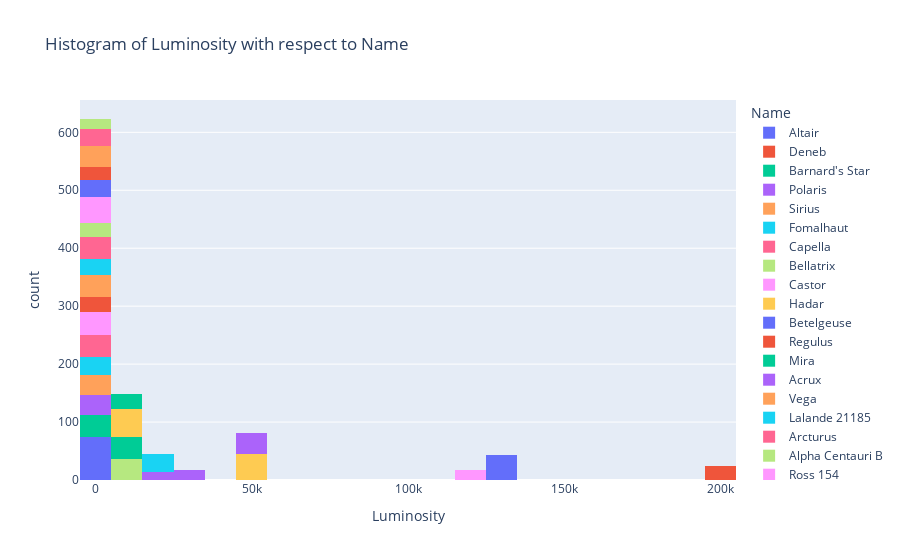

This figure's notebook cell:
### Code cell
# lets try the same plot using plotly:

fig = plt.figure(figsize=(12, 8))
fig = px.histogram(df, x='Luminosity', color='Name', title='Histogram of Luminosity with respect to Name')
fig.show()

### Figure 1 — Plotly figure (JSON) as saved in the notebook; plotly's stock layout.template omitted (floating-point values rounded to 4 significant figures)
{"data": [{"alignmentgroup": "True", "bingroup": "x", "hovertemplate": "Name=Altair<br>Luminosity=%{x}<br>count=%{y}<extra></extra>", "legendgroup": "Altair", "marker": {"color": "#636efa", "pattern": {"shape": ""}}, "name": "Altair", "offsetgroup": "Altair", "orientation": "v", "showlegend": true, "type": "histogram", "x": [9.979, 10.46, 8.978, 10.65, 15.51, 7.002, 7.968, 14.59, 7.454, 13.98, 5.933, 11.92, 9.42, 5.905, 13.82, 7.66, 14.25, 9.449, 6.617, 13.69, 12.7, 10.12, 7.519, 6.047, 5.998, 7.755, 11.11, 13.94, 9.796, 10.78, 11.62, 10.48, 10.05, 10.99, 7.298, 9.844, 12.1, 13.8, 12.64, 10.38, 13.77, 7.079, 11.2, 14.96, 12.88, 10.0, 8.306, 13.85, 8.864, 12.34, 9.748, 5.863, 11.68, 8.298, 13.66, 10.1, 7.395, 7.835, 14.7, 6.885, 7.949, 14.39, 14.71, 8.345, 12.4, 11.6, 5.689, 12.85, 9.554, 15.01, 6.976, 10.39, 5.998, 11.78], "xaxis": "x", "yaxis": "y"}, {"alignmentgroup": "True", "bingroup": "x", "hovertemplate": "Name=Deneb<br>Luminosity=%{x}<br>count=%{y}<extra></extra>", "legendgroup": "Deneb", "marker": {"color": "#EF553B", "pattern": {"shape": ""}}, "name": "Deneb", "offsetgroup": "Deneb", "orientation": "v", "showlegend": true, "type": "histogram", "x": [196000.0, 196000.0, 196000.0, 196000.0, 196000.0, 196000.0, 196000.0, 196000.0, 196000.0, 196000.0, 196000.0, 196000.0, 196000.0, 196000.0, 196000.0, 196000.0, 196000.0, 196000.0, 196000.0, 196000.0, 196000.0, 196000.0, 196000.0, 196000.0, 196000.0], "xaxis": "x", "yaxis": "y"}, {"alignmentgroup": "True", "bingroup": "x", "hovertemplate": "Name=Barnard's Star<br>Luminosity=%{x}<br>count=%{y}<extra></extra>", "legendgroup": "Barnard's Star", "marker": {"color": "#00cc96", "pattern": {"shape": ""}}, "name": "Barnard's Star", "offsetgroup": "Barnard's Star", "orientation": "v", "showlegend": true, "type": "histogram", "x": [4.894, -1.496, -4.613, 3.922, -3.459, -0.6906, -3.33, -4.203, -1.948, -1.426, 2.785, 3.102, 0.5783, 3.63, -2.107, -4.383, 4.34, 4.262, -2.187, -1.241, 3.219, -0.9685, 1.225, -0.1239, -1.284, 0.5526, -2.246, 3.444, -3.211, 1.517, -0.6037, -4.366, 4.493, -4.631, 2.206, 4.957, 3.776, -3.172], "xaxis": "x", "yaxis": "y"}, {"alignmentgroup": "True", "bingroup": "x", "hovertemplate": "Name=Polaris<br>Luminosity=%{x}<br>count=%{y}<extra></extra>", "legendgroup": "Polaris", "marker": {"color": "#ab63fa", "pattern": {"shape": ""}}, "name": "Polaris", "offsetgroup": "Polaris", "orientation": "v", "showlegend": true, "type": "histogram", "x": [2196.0, 2197.0, 2203.0, 2201.0, 2197.0, 2203.0, 2195.0, 2197.0, 2202.0, 2203.0, 2203.0, 2203.0, 2198.0, 2204.0, 2199.0, 2201.0, 2202.0, 2204.0, 2205.0, 2196.0, 2205.0, 2198.0, 2200.0, 2195.0, 2195.0, 2196.0, 2199.0, 2195.0, 2202.0, 2204.0, 2202.0, 2202.0, 2198.0, 2204.0, 2202.0], "xaxis": "x", "yaxis": "y"}, {"alignmentgroup": "True", "bingroup": "x", "hovertemplate": "Name=Sirius<br>Luminosity=%{x}<br>count=%{y}<extra></extra>", "legendgroup": "Sirius", "marker": {"color": "#FFA15A", "pattern": {"shape": ""}}, "name": "Sirius", "offsetgroup": "Sirius", "orientation": "v", "showlegend": true, "type": "histogram", "x": [25.63, 27.61, 29.69, 30.36, 23.02, 25.32, 28.77, 24.46, 27.88, 29.62, 26.25, 23.57, 25.38, 29.16, 20.85, 27.27, 23.41, 28.43, 28.84, 21.29, 27.29, 21.84, 29.99, 22.57, 26.46, 29.62, 23.78, 29.62, 23.05, 21.89, 21.66, 23.94, 28.37, 24.17], "xaxis": "x", "yaxis": "y"}, {"alignmentgroup": "True", "bingroup": "x", "hovertemplate": "Name=Fomalhaut<br>Luminosity=%{x}<br>count=%{y}<extra></extra>", "legendgroup": "Fomalhaut", "marker": {"color": "#19d3f3", "pattern": {"shape": ""}}, "name": "Fomalhaut", "offsetgroup": "Fomalhaut", "orientation": "v", "showlegend": true, "type": "histogram", "x": [19.31, 20.81, 12.76, 19.08, 15.01, 20.47, 20.86, 18.95, 19.02, 15.47, 19.24, 18.71, 15.64, 12.37, 13.07, 18.07, 19.65, 15.59, 21.44, 21.02, 16.74, 16.58, 15.02, 18.72, 17.72, 16.14, 13.7, 13.96, 13.0, 17.66, 15.87], "xaxis": "x", "yaxis": "y"}, {"alignmentgroup": "True", "bingroup": "x", "hovertemplate": "Name=Capella<br>Luminosity=%{x}<br>count=%{y}<extra></extra>", "legendgroup": "Capella", "marker": {"color": "#FF6692", "pattern": {"shape": ""}}, "name": "Capella", "offsetgroup": "Capella", "orientation": "v", "showlegend": true, "type": "histogram", "x": [77.47, 76.75, 78.48, 80.54, 77.74, 80.32, 81.73, 78.63, 78.16, 82.18, 74.31, 83.53, 80.96, 75.85, 77.9, 82.71, 76.53, 79.81, 75.67, 79.24, 80.16, 81.33, 79.25, 81.77, 80.56, 82.13, 78.78, 74.82, 82.8, 79.0, 74.59, 81.67, 73.79, 80.74, 81.98, 81.29, 78.47, 79.44, 78.43], "xaxis": "x", "yaxis": "y"}, {"alignmentgroup": "True", "bingroup": "x", "hovertemplate": "Name=Bellatrix<br>Luminosity=%{x}<br>count=%{y}<extra></extra>", "legendgroup": "Bellatrix", "marker": {"color": "#B6E880", "pattern": {"shape": ""}}, "name": "Bellatrix", "offsetgroup": "Bellatrix", "orientation": "v", "showlegend": true, "type": "histogram", "x": [6399.0, 6396.0, 6403.0, 6403.0, 6401.0, 6399.0, 6400.0, 6400.0, 6402.0, 6401.0, 6403.0, 6397.0, 6396.0, 6399.0, 6397.0, 6402.0, 6400.0, 6398.0, 6404.0, 6400.0, 6397.0, 6401.0, 6404.0, 6395.0, 6398.0, 6403.0, 6396.0, 6397.0, 6397.0, 6404.0, 6400.0, 6399.0, 6405.0, 6401.0, 6404.0, 6401.0, 6397.0], "xaxis": "x", "yaxis": "y"}, {"alignmentgroup": "True", "bingroup": "x", "hovertemplate": "Name=Castor<br>Luminosity=%{x}<br>count=%{y}<extra></extra>", "legendgroup": "Castor", "marker": {"color": "#FF97FF", "pattern": {"shape": ""}}, "name": "Castor", "offsetgroup": "Castor", "orientation": "v", "showlegend": true, "type": "histogram", "x": [59.93, 52.46, 57.56, 54.1, 57.41, 52.55, 59.2, 52.39, 58.0, 50.77, 54.1, 56.55, 59.04, 56.22, 59.51, 55.54, 52.95, 57.75, 52.94, 59.28, 57.73, 56.47, 50.97, 52.03, 51.99, 53.55, 53.42, 53.78, 57.4, 51.88, 50.44, 53.9, 55.15, 58.3, 50.93, 57.52, 53.15, 51.51, 56.68], "xaxis": "x", "yaxis": "y"}, {"alignmentgroup": "True", "bingroup": "x", "hovertemplate": "Name=Hadar<br>Luminosity=%{x}<br>count=%{y}<extra></extra>", "legendgroup": "Hadar", "marker": {"color": "#FECB52", "pattern": {"shape": ""}}, "name": "Hadar", "offsetgroup": "Hadar", "orientation": "v", "showlegend": true, "type": "histogram", "x": [50000.0, 50000.0, 50000.0, 50000.0, 50000.0, 50000.0, 50000.0, 50000.0, 50000.0, 50000.0, 50000.0, 50000.0, 50000.0, 50000.0, 50000.0, 50000.0, 50000.0, 50000.0, 50000.0, 50000.0, 50000.0, 50000.0, 50000.0, 50000.0, 50000.0, 50000.0, 50000.0, 50000.0, 50000.0, 50000.0, 50000.0, 50000.0, 50000.0, 50000.0, 50000.0, 50000.0, 50000.0, 50000.0, 50000.0, 50000.0, 50000.0, 50000.0, 50000.0, 50000.0, 50000.0], "xaxis": "x", "yaxis": "y"}, {"alignmentgroup": "True", "bingroup": "x", "hovertemplate": "Name=Betelgeuse<br>Luminosity=%{x}<br>count=%{y}<extra></extra>", "legendgroup": "Betelgeuse", "marker": {"color": "#636efa", "pattern": {"shape": ""}}, "name": "Betelgeuse", "offsetgroup": "Betelgeuse", "orientation": "v", "showlegend": true, "type": "histogram", "x": [126000.0, 126000.0, 126000.0, 126000.0, 126000.0, 126000.0, 126000.0, 126000.0, 126000.0, 126000.0, 126000.0, 126000.0, 126000.0, 126000.0, 126000.0, 126000.0, 126000.0, 126000.0, 126000.0, 126000.0, 126000.0, 126000.0, 126000.0, 126000.0, 126000.0, 126000.0, 126000.0, 126000.0, 126000.0, 126000.0, 126000.0, 126000.0, 126000.0, 126000.0, 126000.0, 126000.0, 126000.0, 126000.0, 126000.0, 126000.0, 126000.0, 126000.0, 126000.0, 126000.0], "xaxis": "x", "yaxis": "y"}, {"alignmentgroup": "True", "bingroup": "x", "hovertemplate": "Name=Regulus<br>Luminosity=%{x}<br>count=%{y}<extra></extra>", "legendgroup": "Regulus", "marker": {"color": "#EF553B", "pattern": {"shape": ""}}, "name": "Regulus", "offsetgroup": "Regulus", "orientation": "v", "showlegend": true, "type": "histogram", "x": [290.4, 292.8, 283.3, 289.1, 287.2, 284.3, 283.2, 286.1, 291.3, 291.5, 287.6, 290.6, 286.9, 291.6, 291.9, 284.6, 290.8, 284.0, 289.6, 283.8, 288.3, 291.2, 292.3, 290.7, 291.1, 289.3], "xaxis": "x", "yaxis": "y"}, {"alignmentgroup": "True", "bingroup": "x", "hovertemplate": "Name=Mira<br>Luminosity=%{x}<br>count=%{y}<extra></extra>", "legendgroup": "Mira", "marker": {"color": "#00cc96", "pattern": {"shape": ""}}, "name": "Mira", "offsetgroup": "Mira", "orientation": "v", "showlegend": true, "type": "histogram", "x": [8700.0, 8698.0, 8703.0, 8699.0, 8698.0, 8705.0, 8699.0, 8696.0, 8703.0, 8703.0, 8703.0, 8701.0, 8695.0, 8701.0, 8699.0, 8695.0, 8702.0, 8702.0, 8695.0, 8701.0, 8696.0, 8704.0, 8700.0, 8700.0, 8699.0, 8698.0, 8703.0, 8699.0, 8695.0, 8702.0, 8701.0, 8703.0, 8704.0, 8697.0, 8698.0, 8704.0, 8703.0], "xaxis": "x", "yaxis": "y"}, {"alignmentgroup": "True", "bingroup": "x", "hovertemplate": "Name=Acrux<br>Luminosity=%{x}<br>count=%{y}<extra></extra>", "legendgroup": "Acrux", "marker": {"color": "#ab63fa", "pattern": {"shape": ""}}, "name": "Acrux", "offsetgroup": "Acrux", "orientation": "v", "showlegend": true, "type": "histogram", "x": [25000.0, 25000.0, 25000.0, 25000.0, 25000.0, 25000.0, 25000.0, 25000.0, 25000.0, 25000.0, 25000.0, 25000.0, 25000.0, 25000.0, 25000.0, 25000.0, 25000.0, 25000.0, 25000.0, 25000.0, 25000.0, 25000.0, 25000.0, 25000.0, 25000.0, 25000.0, 25000.0, 25000.0, 25000.0, 25000.0], "xaxis": "x", "yaxis": "y"}, {"alignmentgroup": "True", "bingroup": "x", "hovertemplate": "Name=Vega<br>Luminosity=%{x}<br>count=%{y}<extra></extra>", "legendgroup": "Vega", "marker": {"color": "#FFA15A", "pattern": {"shape": ""}}, "name": "Vega", "offsetgroup": "Vega", "orientation": "v", "showlegend": true, "type": "histogram", "x": [45.03, 43.21, 44.02, 38.01, 35.24, 38.24, 41.95, 44.1, 38.83, 44.66, 43.14, 42.58, 37.54, 43.36, 40.7, 42.42, 40.52, 35.64, 41.84, 35.69, 41.9, 43.8, 43.66, 44.82, 43.18, 38.19, 43.2, 45.02, 44.61, 42.21, 36.16, 39.77, 43.24, 44.87, 42.62, 41.5, 41.61, 35.27], "xaxis": "x", "yaxis": "y"}, {"alignmentgroup": "True", "bingroup": "x", "hovertemplate": "Name=Lalande 21185<br>Luminosity=%{x}<br>count=%{y}<extra></extra>", "legendgroup": "Lalande 21185", "marker": {"color": "#19d3f3", "pattern": {"shape": ""}}, "name": "Lalande 21185", "offsetgroup": "Lalande 21185", "orientation": "v", "showlegend": true, "type": "histogram", "x": [0.9306, 2.681, -1.018, -1.642, 1.557, 4.389, 3.355, -3.116, -1.529, 0.4067, -0.9382, -1.495, 0.9661, 4.277, -2.731, -1.982, 4.296, -2.808, -0.6383, -4.851, 2.9, 1.804, -1.028, 3.949, 2.643, 3.255, 4.786], "xaxis": "x", "yaxis": "y"}, {"alignmentgroup": "True", "bingroup": "x", "hovertemplate": "Name=Arcturus<br>Luminosity=%{x}<br>count=%{y}<extra></extra>", "legendgroup": "Arcturus", "marker": {"color": "#FF6692", "pattern": {"shape": ""}}, "name": "Arcturus", "offsetgroup": "Arcturus", "orientation": "v", "showlegend": true, "type": "histogram", "x": [169.5, 167.7, 173.1, 171.1, 165.8, 169.1, 166.0, 166.9, 173.4, 169.2, 172.6, 172.6, 169.2, 173.9, 170.4, 174.0, 170.2, 171.1, 169.0, 167.9, 169.5, 170.0, 174.7, 168.0, 171.1, 171.1, 166.2, 174.5, 165.7, 174.5, 173.1, 172.8, 168.0, 170.5, 174.1, 169.7, 172.0, 167.6], "xaxis": "x", "yaxis": "y"}, {"alignmentgroup": "True", "bingroup": "x", "hovertemplate": "Name=Alpha Centauri B<br>Luminosity=%{x}<br>count=%{y}<extra></extra>", "legendgroup": "Alpha Centauri B", "marker": {"color": "#B6E880", "pattern": {"shape": ""}}, "name": "Alpha Centauri B", "offsetgroup": "Alpha Centauri B", "orientation": "v", "showlegend": true, "type": "histogram", "x": [-2.512, -2.599, 3.684, -0.1949, 4.337, 0.954, -1.765, 2.38, -1.868, 0.791, 4.037, -2.897, -3.802, 5.439, -2.183, -3.313, 5.437, 4.695, -3.297, 3.15, 0.7214, 3.038, -3.851, -4.549], "xaxis": "x", "yaxis": "y"}, {"alignmentgroup": "True", "bingroup": "x", "hovertemplate": "Name=Ross 154<br>Luminosity=%{x}<br>count=%{y}<extra></extra>", "legendgroup": "Ross 154", "marker": {"color": "#FF97FF", "pattern": {"shape": ""}}, "name": "Ross 154", "offsetgroup": "Ross 154", "orientation": "v", "showlegend": true, "type": "histogram", "x": [-0.2622, -3.647, -3.572, -0.226, 3.556, -1.872, 1.563, -1.755, 4.883, 1.127, 4.593, -1.214, 1.297, 2.568, -1.99, -1.757, -3.72, -2.891, -2.197, 4.204, 0.2323, 4.996, -4.258, 2.326, -3.803, -3.105, 0.6618, 1.116, -2.102, 2.189, 4.825, -0.1366, -0.5759, 3.221, 0.03671, -3.391, -4.321, -3.867, -4.658, -4.905, 3.743, 1.317, -0.1664, 4.973, 4.003], "xaxis": "x", "yaxis": "y"}, {"alignmentgroup": "True", "bingroup": "x", "hovertemplate": "Name=Canopus<br>Luminosity=%{x}<br>count=%{y}<extra></extra>", "legendgroup": "Canopus", "marker": {"color": "#FECB52", "pattern": {"shape": ""}}, "name": "Canopus", "offsetgroup": "Canopus", "orientation": "v", "showlegend": true, "type": "histogram", "x": [10500.0, 10500.0, 10500.0, 10500.0, 10500.0, 10500.0, 10500.0, 10500.0, 10500.0, 10500.0, 10500.0, 10500.0, 10500.0, 10500.0, 10500.0, 10500.0, 10500.0, 10500.0, 10500.0, 10500.0, 10500.0, 10500.0, 10500.0, 10500.0, 10500.0, 10500.0, 10500.0, 10500.0, 10500.0, 10500.0, 10500.0, 10500.0, 10500.0, 10500.0, 10500.0, 10500.0, 10500.0, 10500.0, 10500.0, 10500.0, 10500.0, 10500.0, 10500.0, 10500.0, 10500.0, 10500.0, 10500.0, 10500.0], "xaxis": "x", "yaxis": "y"}, {"alignmentgroup": "True", "bingroup": "x", "hovertemplate": "Name=Procyon<br>Luminosity=%{x}<br>count=%{y}<extra></extra>", "legendgroup": "Procyon", "marker": {"color": "#636efa", "pattern": {"shape": ""}}, "name": "Procyon", "offsetgroup": "Procyon", "orientation": "v", "showlegend": true, "type": "histogram", "x": [11.1, 8.573, 11.18, 11.48, 11.03, 5.557, 4.568, 4.578, 10.42, 4.454, 4.046, 11.13, 11.11, 3.939, 4.769, 10.45, 10.36, 8.558, 9.345, 4.085, 4.205, 7.1, 9.102, 6.55, 11.68, 3.162, 10.77, 4.935, 12.22, 11.92], "xaxis": "x", "yaxis": "y"}, {"alignmentgroup": "True", "bingroup": "x", "hovertemplate": "Name=Wolf 359<br>Luminosity=%{x}<br>count=%{y}<extra></extra>", "legendgroup": "Wolf 359", "marker": {"color": "#EF553B", "pattern": {"shape": ""}}, "name": "Wolf 359", "offsetgroup": "Wolf 359", "orientation": "v", "showlegend": true, "type": "histogram", "x": [3.518, -4.903, 0.2445, -0.5238, 4.928, 2.266, -2.699, 3.144, -1.563, -2.548, 4.649, 3.936, -4.933, 4.371, -4.812, -2.35, 1.235, -4.993, -4.305, -4.935, -4.435, 3.484], "xaxis": "x", "yaxis": "y"}, {"alignmentgroup": "True", "bingroup": "x", "hovertemplate": "Name=Antares<br>Luminosity=%{x}<br>count=%{y}<extra></extra>", "legendgroup": "Antares", "marker": {"color": "#00cc96", "pattern": {"shape": ""}}, "name": "Antares", "offsetgroup": "Antares", "orientation": "v", "showlegend": true, "type": "histogram", "x": [10000.0, 9998.0, 9999.0, 9997.0, 10000.0, 9999.0, 9996.0, 10000.0, 10000.0, 9997.0, 10000.0, 10000.0, 10000.0, 10000.0, 9997.0, 10000.0, 9996.0, 10000.0, 10000.0, 10000.0, 10000.0, 9997.0, 9998.0, 10000.0, 9996.0, 10000.0], "xaxis": "x", "yaxis": "y"}, {"alignmentgroup": "True", "bingroup": "x", "hovertemplate": "Name=Alnilam<br>Luminosity=%{x}<br>count=%{y}<extra></extra>", "legendgroup": "Alnilam", "marker": {"color": "#ab63fa", "pattern": {"shape": ""}}, "name": "Alnilam", "offsetgroup": "Alnilam", "orientation": "v", "showlegend": true, "type": "histogram", "x": [53700.0, 53700.0, 53700.0, 53700.0, 53700.0, 53700.0, 53700.0, 53700.0, 53700.0, 53700.0, 53700.0, 53700.0, 53700.0, 53700.0, 53700.0, 53700.0, 53700.0, 53700.0, 53700.0, 53700.0, 53700.0, 53700.0, 53700.0, 53700.0, 53700.0, 53700.0, 53700.0, 53700.0, 53700.0, 53700.0, 53700.0, 53700.0, 53700.0, 53700.0, 53700.0, 53700.0], "xaxis": "x", "yaxis": "y"}, {"alignmentgroup": "True", "bingroup": "x", "hovertemplate": "Name=Rigil Kentaurus<br>Luminosity=%{x}<br>count=%{y}<extra></extra>", "legendgroup": "Rigil Kentaurus", "marker": {"color": "#FFA15A", "pattern": {"shape": ""}}, "name": "Rigil Kentaurus", "offsetgroup": "Rigil Kentaurus", "orientation": "v", "showlegend": true, "type": "histogram", "x": [0.2621, 5.317, 2.047, 3.256, -2.119, 0.3051, 4.719, 0.4821, 4.521, 6.497, 0.125, -3.41, 5.469, 4.237, 2.899, 1.062, 1.506, -0.8866, 0.1511, 6.022, 5.092, -2.702, 2.758, 6.221, 0.2644, 4.099, -1.462, 5.414, 2.73, 3.343, 0.2757, 2.041, -1.301, -1.163, 5.005, 1.627], "xaxis": "x", "yaxis": "y"}, {"alignmentgroup": "True", "bingroup": "x", "hovertemplate": "Name=Spica<br>Luminosity=%{x}<br>count=%{y}<extra></extra>", "legendgroup": "Spica", "marker": {"color": "#19d3f3", "pattern": {"shape": ""}}, "name": "Spica", "offsetgroup": "Spica", "orientation": "v", "showlegend": true, "type": "histogram", "x": [22000.0, 22000.0, 22000.0, 22000.0, 22000.0, 22000.0, 22000.0, 22000.0, 22000.0, 22000.0, 22000.0, 22000.0, 22000.0, 22000.0, 22000.0, 22000.0, 22000.0, 22000.0, 22000.0, 22000.0, 22000.0, 22000.0, 22000.0, 22000.0, 22000.0, 22000.0, 22000.0, 22000.0, 22000.0, 22000.0, 22000.0, 22000.0], "xaxis": "x", "yaxis": "y"}, {"alignmentgroup": "True", "bingroup": "x", "hovertemplate": "Name=Achernar<br>Luminosity=%{x}<br>count=%{y}<extra></extra>", "legendgroup": "Achernar", "marker": {"color": "#FF6692", "pattern": {"shape": ""}}, "name": "Achernar", "offsetgroup": "Achernar", "orientation": "v", "showlegend": true, "type": "histogram", "x": [3146.0, 3151.0, 3153.0, 3145.0, 3149.0, 3154.0, 3154.0, 3150.0, 3148.0, 3146.0, 3154.0, 3146.0, 3150.0, 3146.0, 3147.0, 3153.0, 3154.0, 3148.0, 3148.0, 3151.0, 3147.0, 3151.0, 3154.0, 3151.0, 3149.0, 3147.0, 3151.0, 3149.0, 3150.0], "xaxis": "x", "yaxis": "y"}, {"alignmentgroup": "True", "bingroup": "x", "hovertemplate": "Name=Aldebaran<br>Luminosity=%{x}<br>count=%{y}<extra></extra>", "legendgroup": "Aldebaran", "marker": {"color": "#B6E880", "pattern": {"shape": ""}}, "name": "Aldebaran", "offsetgroup": "Aldebaran", "orientation": "v", "showlegend": true, "type": "histogram", "x": [515.4, 516.5, 516.8, 519.3, 520.8, 513.8, 515.9, 514.4, 518.7, 516.0, 519.6, 517.4, 514.8, 515.9, 521.7, 522.2, 521.8, 518.7], "xaxis": "x", "yaxis": "y"}, {"alignmentgroup": "True", "bingroup": "x", "hovertemplate": "Name=Rigel<br>Luminosity=%{x}<br>count=%{y}<extra></extra>", "legendgroup": "Rigel", "marker": {"color": "#FF97FF", "pattern": {"shape": ""}}, "name": "Rigel", "offsetgroup": "Rigel", "orientation": "v", "showlegend": true, "type": "histogram", "x": [120000.0, 120000.0, 120000.0, 120000.0, 120000.0, 120000.0, 120000.0, 120000.0, 120000.0, 120000.0, 120000.0, 120000.0, 120000.0, 120000.0, 120000.0, 120000.0, 120000.0], "xaxis": "x", "yaxis": "y"}], "layout": {"barmode": "relative", "legend": {"title": {"text": "Name"}, "tracegroupgap": 0}, "title": {"text": "Histogram of Luminosity with respect to Name"}, "xaxis": {"anchor": "y", "domain": [0, 1], "title": {"text": "Luminosity"}}, "yaxis": {"anchor": "x", "domain": [0, 1], "title": {"text": "count"}}}}
